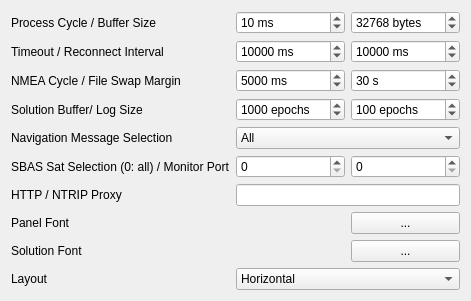
     <widget class="QWidget" name="tabMiscNavi">
      <property name="toolTip">
       <string/>
      </property>
      <attribute name="title">
       <string>&amp;Misc</string>
      </attribute>
      <layout class="QGridLayout" name="gridLayout_7">
       <item row="10" column="5">
        <widget class="QSpinBox" name="sBMonitorPort">
         <property name="toolTip">
          <string>&lt;html&gt;&lt;head/&gt;&lt;body&gt;&lt;p&gt;Set monitor port number. &lt;/p&gt;&lt;p&gt;The monitor port is TCP server port to connect from outside or by RTKPLOT for real-time solution monitor. If multiple instances of RTKNAVI are generated, the following numbers are used automatically. If 0 is set, the monitor port is not used.&lt;/p&gt;&lt;/body&gt;&lt;/html&gt;</string>
         </property>
         <property name="maximum">
          <number>65535</number>
         </property>
        </widget>
       </item>
       <item row="1" column="5">
        <widget class="QSpinBox" name="sBServerBufferSize">
         <property name="toolTip">
          <string>&lt;html&gt;&lt;head/&gt;&lt;body&gt;&lt;p&gt;Set the input message buffer size in bytes (option: &lt;span style=&quot; font-style:italic;&quot;&gt;misc-svrcycle&lt;/span&gt;).&lt;/p&gt;&lt;p&gt;Usually set it to 32768 or more.&lt;/p&gt;&lt;/body&gt;&lt;/html&gt;</string>
         </property>
         <property name="suffix">
          <string> bytes</string>
         </property>
         <property name="maximum">
          <number>10000000</number>
         </property>
         <property name="value">
          <number>32768</number>
         </property>
        </widget>
       </item>
       <item row="7" column="5">
        <widget class="QSpinBox" name="sBSavedSolution">
         <property name="toolTip">
          <string>&lt;html&gt;&lt;head/&gt;&lt;body&gt;&lt;p&gt;Set the internal log buffer size.  &lt;/p&gt;&lt;/body&gt;&lt;/html&gt;</string>
         </property>
         <property name="suffix">
          <string> epochs</string>
         </property>
         <property name="maximum">
          <number>1000000</number>
         </property>
         <property name="value">
          <number>100</number>
         </property>
        </widget>
       </item>
       <item row="1" column="4">
        <widget class="QSpinBox" name="sBServerCycle">
         <property name="toolTip">
          <string>&lt;html&gt;&lt;head/&gt;&lt;body&gt;&lt;p&gt;Set the processing cycle time of in ms (option: &lt;span style=&quot; font-style:italic;&quot;&gt;misc-svrcycle&lt;/span&gt;). &lt;/p&gt;&lt;p&gt;Usually set 100 ms or less value.&lt;/p&gt;&lt;/body&gt;&lt;/html&gt;</string>
         </property>
         <property name="suffix">
          <string> ms</string>
         </property>
         <property name="maximum">
          <number>10000</number>
         </property>
         <property name="value">
          <number>10</number>
         </property>
        </widget>
       </item>
       <item row="5" column="4">
        <widget class="QSpinBox" name="sBNmeaCycle">
         <property name="toolTip">
          <string>&lt;html&gt;&lt;head/&gt;&lt;body&gt;&lt;p&gt;Set the NMEA GPGGA transmission cycle to NRTK server (option &lt;span style=&quot; font-style:italic;&quot;&gt;misc-nmeacycle&lt;/span&gt;).&lt;/p&gt;&lt;/body&gt;&lt;/html&gt;</string>
         </property>
         <property name="suffix">
          <string> ms</string>
         </property>
         <property name="minimum">
          <number>1000</number>
         </property>
         <property name="maximum">
          <number>1000000</number>
         </property>
         <property name="value">
          <number>5000</number>
         </property>
        </widget>
       </item>
       <item row="10" column="4">
        <widget class="QSpinBox" name="sBSbasSatellite">
         <property name="toolTip">
          <string>&lt;html&gt;&lt;head/&gt;&lt;body&gt;&lt;p&gt;If SBAS DGPS correction enabled, input SBAS satellite PRN number to be used (option &lt;span style=&quot; font-style:italic;&quot;&gt;misc-sbasatsel&lt;/span&gt;). &lt;/p&gt;&lt;p&gt;If you input 0, all available SBAS satellites are used.&lt;/p&gt;&lt;/body&gt;&lt;/html&gt;</string>
         </property>
         <property name="maximum">
          <number>65535</number>
         </property>
        </widget>
       </item>
       <item row="7" column="4">
        <widget class="QSpinBox" name="sBSolutionBufferSize">
         <property name="toolTip">
          <string>&lt;html&gt;&lt;head/&gt;&lt;body&gt;&lt;p&gt;Set the internal solution buffer size (option &lt;span style=&quot; font-style:italic;&quot;&gt;misc-buffersize&lt;/span&gt;).  &lt;/p&gt;&lt;p&gt;To increase the length of the receiver trajectory on &amp;quot;RTK Map&amp;quot;, increase the solution buffer size.&lt;/p&gt;&lt;/body&gt;&lt;/html&gt;</string>
         </property>
         <property name="suffix">
          <string> epochs</string>
         </property>
         <property name="maximum">
          <number>1000000</number>
         </property>
         <property name="value">
          <number>1000</number>
         </property>
        </widget>
       </item>
       <item row="3" column="5">
        <widget class="QSpinBox" name="sBReconnectTime">
         <property name="toolTip">
          <string>&lt;html&gt;&lt;head/&gt;&lt;body&gt;&lt;p&gt;Set the re-connect interval for TCP client and NTRIP client connections (option &lt;span style=&quot; font-style:italic;&quot;&gt;misc-reconnect&lt;/span&gt;). &lt;/p&gt;&lt;p&gt;If the timeout time expired without sever response, RTKNAVI retries to connect to server after waiting for the re-connect interval.&lt;/p&gt;&lt;/body&gt;&lt;/html&gt;</string>
         </property>
         <property name="suffix">
          <string> ms</string>
         </property>
         <property name="maximum">
          <number>1000000</number>
         </property>
         <property name="value">
          <number>10000</number>
         </property>
        </widget>
       </item>
       <item row="5" column="5">
        <widget class="QSpinBox" name="sBFileSwapMargin">
         <property name="toolTip">
          <string>&lt;html&gt;&lt;head/&gt;&lt;body&gt;&lt;p&gt;If output or log file swap enabled, set the overlapped periods between the previous and the new output files. If you set it to 0, the periods of these files are not overlapped. &lt;/p&gt;&lt;p&gt;This feature is to avoid the missing of transient data by the output file swapping.&lt;/p&gt;&lt;/body&gt;&lt;/html&gt;</string>
         </property>
         <property name="suffix">
          <string> s</string>
         </property>
         <property name="maximum">
          <number>10000</number>
         </property>
         <property name="value">
          <number>30</number>
         </property>
        </widget>
       </item>
       <item row="12" column="5">
        <widget class="QPushButton" name="btnFontPanel">
         <property name="toolTip">
          <string>&lt;html&gt;&lt;head/&gt;&lt;body&gt;&lt;p&gt;Select the font of the panel display in the main window.&lt;/p&gt;&lt;/body&gt;&lt;/html&gt;</string>
         </property>
         <property name="text">
          <string>...</string>
         </property>
        </widget>
       </item>
       <item row="8" column="4" colspan="2">
        <widget class="QComboBox" name="cBNavSelect">
         <property name="toolTip">
          <string>&lt;html&gt;&lt;head/&gt;&lt;body&gt;&lt;p&gt;Select navigation messages to be used (option &lt;span style=&quot; font-style:italic;&quot;&gt;misc-navmsgsel&lt;/span&gt;).&lt;/p&gt;&lt;p&gt;- All: In any of the input streams&lt;/p&gt;&lt;p&gt;- Rover: In the rover receiver stream&lt;/p&gt;&lt;p&gt;- Base Station: In the base station receiver stream&lt;/p&gt;&lt;p&gt;- Correction: In the correction stream&lt;/p&gt;&lt;/body&gt;&lt;/html&gt;</string>
         </property>
         <item>
          <property name="text">
           <string>All</string>
          </property>
         </item>
         <item>
          <property name="text">
           <string>1 Rover</string>
          </property>
         </item>
         <item>
          <property name="text">
           <string>2 Base Station</string>
          </property>
         </item>
         <item>
          <property name="text">
           <string>3 Correction</string>
          </property>
         </item>
        </widget>
       </item>
       <item row="14" column="0">
        <widget class="QLabel" name="Label43">
         <property name="text">
          <string>Layout</string>
         </property>
         <property name="buddy">
          <cstring>cBPanelStack</cstring>
         </property>
        </widget>
       </item>
       <item row="12" column="0">
        <widget class="QLabel" name="Label46_2">
         <property name="palette">
          <palette>
           <active>
            <colorrole role="WindowText">
             <brush brushstyle="SolidPattern">
              <color alpha="255">
               <red>0</red>
               <green>0</green>
               <blue>0</blue>
              </color>
             </brush>
            </colorrole>
           </active>
           <inactive>
            <colorrole role="WindowText">
             <brush brushstyle="SolidPattern">
              <color alpha="255">
               <red>0</red>
               <green>0</green>
               <blue>0</blue>
              </color>
             </brush>
            </colorrole>
           </inactive>
           <disabled>
            <colorrole role="WindowText">
             <brush brushstyle="SolidPattern">
              <color alpha="255">
               <red>0</red>
               <green>0</green>
               <blue>0</blue>
              </color>
             </brush>
            </colorrole>
           </disabled>
          </palette>
         </property>
         <property name="text">
          <string>Panel Font</string>
         </property>
         <property name="buddy">
          <cstring>btnFontPanel</cstring>
         </property>
        </widget>
       </item>
       <item row="3" column="4">
        <widget class="QSpinBox" name="sBTimeoutTime">
         <property name="toolTip">
          <string>&lt;html&gt;&lt;head/&gt;&lt;body&gt;&lt;p&gt;Set the timeout interval for TCP client and NTRIP client connections (option &lt;span style=&quot; font-style:italic;&quot;&gt;misc-timeout&lt;/span&gt;).&lt;/p&gt;&lt;p&gt;If the timeout time expired without sever response, RTKNAVI retries to connect to server after waiting for the reconnect interval.&lt;/p&gt;&lt;/body&gt;&lt;/html&gt;</string>
         </property>
         <property name="suffix">
          <string> ms</string>
         </property>
         <property name="maximum">
          <number>1000000</number>
         </property>
         <property name="value">
          <number>10000</number>
         </property>
        </widget>
       </item>
       <item row="13" column="0">
        <widget class="QLabel" name="Label47_2">
         <property name="palette">
          <palette>
           <active>
            <colorrole role="WindowText">
             <brush brushstyle="SolidPattern">
              <color alpha="255">
               <red>0</red>
               <green>0</green>
               <blue>0</blue>
              </color>
             </brush>
            </colorrole>
           </active>
           <inactive>
            <colorrole role="WindowText">
             <brush brushstyle="SolidPattern">
              <color alpha="255">
               <red>0</red>
               <green>0</green>
               <blue>0</blue>
              </color>
             </brush>
            </colorrole>
           </inactive>
           <disabled>
            <colorrole role="WindowText">
             <brush brushstyle="SolidPattern">
              <color alpha="255">
               <red>0</red>
               <green>0</green>
               <blue>0</blue>
              </color>
             </brush>
            </colorrole>
           </disabled>
          </palette>
         </property>
         <property name="text">
          <string>Solution Font</string>
         </property>
         <property name="buddy">
          <cstring>btnFontSolution</cstring>
         </property>
        </widget>
       </item>
       <item row="13" column="5">
        <widget class="QPushButton" name="btnFontSolution">
         <property name="toolTip">
          <string>Select the font of the solution display in the main window.</string>
         </property>
         <property name="text">
          <string>...</string>
         </property>
        </widget>
       </item>
       <item row="12" column="4">
        <widget class="QLabel" name="fontLabelPanel"/>
       </item>
       <item row="13" column="4">
        <widget class="QLabel" name="fontLabelSolution"/>
       </item>
       <item row="14" column="4" colspan="2">
        <widget class="QComboBox" name="cBPanelStack">
         <property name="toolTip">
          <string>Select the layout direction for the panels in the main window</string>
         </property>
         <item>
          <property name="text">
           <string>Horizontal</string>
          </property>
         </item>
         <item>
          <property name="text">
           <string>Vertical</string>
          </property>
         </item>
        </widget>
       </item>
       <item row="11" column="4" colspan="2">
        <widget class="QLineEdit" name="lEProxyAddress">
         <property name="toolTip">
          <string>&lt;html&gt;&lt;head/&gt;&lt;body&gt;&lt;p&gt;Set HTTP/NTRIP proxy server address and port number as &amp;lt;address&amp;gt;:&amp;lt;port&amp;gt; form to connect&lt;/p&gt;&lt;p&gt;the NTRIP Caster via a HTTP-Proxy server (option &lt;span style=&quot; font-style:italic;&quot;&gt;misc-proxyaddr&lt;/span&gt;)&lt;/p&gt;&lt;/body&gt;&lt;/html&gt;</string>
         </property>
        </widget>
       </item>
       <item row="3" column="0">
        <widget class="QLabel" name="Label44">
         <property name="text">
          <string>Timeout / Reconnect Interval</string>
         </property>
         <property name="buddy">
          <cstring>sBTimeoutTime</cstring>
         </property>
        </widget>
       </item>
       <item row="1" column="0">
        <widget class="QLabel" name="Label19">
         <property name="text">
          <string>Process Cycle / Buffer Size</string>
         </property>
         <property name="buddy">
          <cstring>sBServerCycle</cstring>
         </property>
        </widget>
       </item>
       <item row="5" column="0">
        <widget class="QLabel" name="Label46">
         <property name="text">
          <string>NMEA Cycle / File Swap Margin</string>
         </property>
         <property name="buddy">
          <cstring>sBNmeaCycle</cstring>
         </property>
        </widget>
       </item>
       <item row="7" column="0">
        <widget class="QLabel" name="Label41">
         <property name="text">
          <string>Solution Buffer/ Log Size</string>
         </property>
         <property name="buddy">
          <cstring>sBSolutionBufferSize</cstring>
         </property>
        </widget>
       </item>
       <item row="8" column="0">
        <widget class="QLabel" name="Label42">
         <property name="text">
          <string>Navigation Message Selection</string>
         </property>
         <property name="buddy">
          <cstring>cBNavSelect</cstring>
         </property>
        </widget>
       </item>
       <item row="10" column="0">
        <widget class="QLabel" name="Label5">
         <property name="text">
          <string>SBAS Sat Selection (0: all) / Monitor Port</string>
         </property>
         <property name="buddy">
          <cstring>sBSbasSatellite</cstring>
         </property>
        </widget>
       </item>
       <item row="11" column="0">
        <widget class="QLabel" name="Label45">
         <property name="text">
          <string>HTTP / NTRIP Proxy</string>
         </property>
         <property name="buddy">
          <cstring>lEProxyAddress</cstring>
         </property>
        </widget>
       </item>
      </layout>
     </widget>
